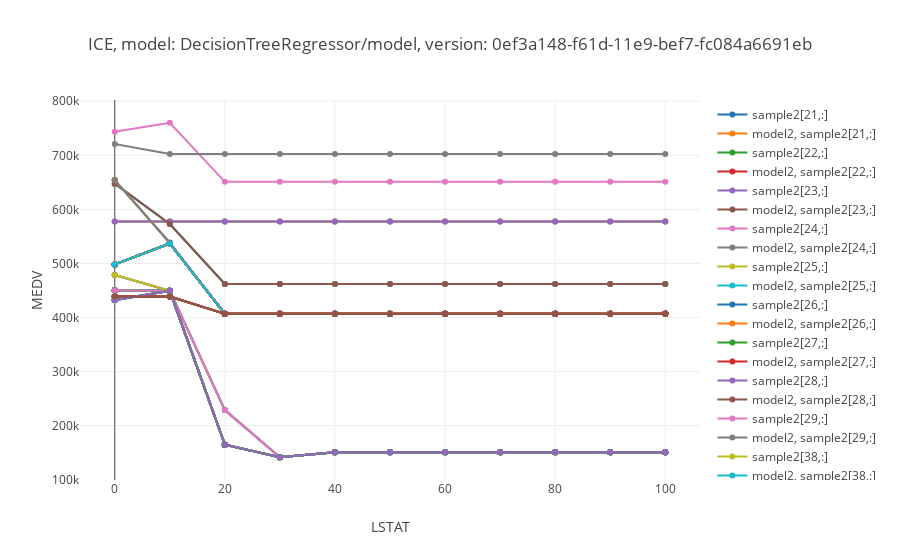

Write notebook code for a chart like this one.
### Code cell
plot.ice(ice_results, clusters = [2,4], ice_results_2 = ice_results_2)
